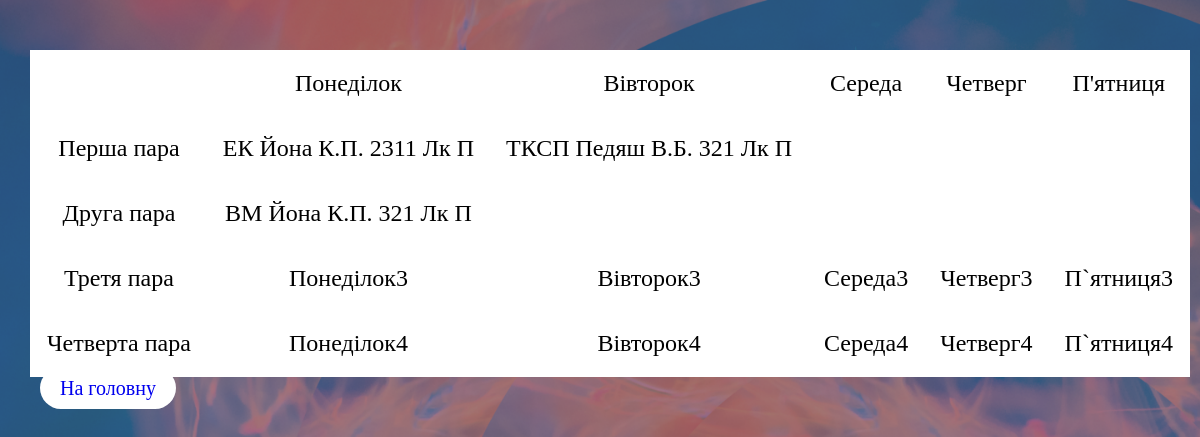
/show_student_schedule (signed in), run on the app's committed database.
### Do_Its.py (models this page shows, shortened)
class Day_of_the_week_student(Base):
    __tablename__ = 'Day_of_the_week_student'
    group_name = Column(String, ForeignKey(Student_schedule.group_name))
    id = Column(Integer, primary_key=True)
    day = Column(String)
    lesson_number = Column(String)
    subject_name = Column(String, default=' ')
    teacher_name = Column(String, default=' ')
    room_number = Column(String, default=' ')
    work_type = Column(String, default=' ')
    week_type = Column(String, default=' ')
    Student_schedule = relationship('Student_schedule')

### Do_Its.py (the view)
@app.route('/show_student_schedule', methods=['GET', 'POST'])
def show_student_schedule():
    schedule_subject_request = db_session.query(Student_schedule).filter(
        Student_schedule.group_name == session['group_name']).first()
    schedule = schedule_subject_request.Day_of_the_week_student
    db_session.close()
    return render_template('show_student_schedule.html', schedule=schedule)

### templates/show_student_schedule.html (shortened to what this page needs)
<!DOCTYPE html>
<html lang="en">
<head>
    <link rel="stylesheet" href="../static/style.css">
</head>
<body>
    <div class="tabl_pos">
    <table>
        <tr>
            <td></td>
            <td>Понеділок</td><td>Вівторок</td><td>Середа</td><td>Четверг</td><td>П'ятниця</td>
        </tr>
        <tr>
            <td>Перша пара</td>
            {% for subject in schedule %}
                {% if subject.lesson_number == '1' %}
                    {% if subject.day == 'Понеділок'%}
                        <td>{{subject.subject_name}} {{subject.teacher_name}} {{subject.room_number}}
                                                  {{subject.work_type}} {{subject.week_type}}</td>
                    {% endif %}
                {% endif %}
                {% if subject.lesson_number == '1' %}
                    {% if subject.day == 'Вівторок'%}
                        <td>{{subject.subject_name}} {{subject.teacher_name}} {{subject.room_number}}
                                                  {{subject.work_type}} {{subject.week_type}}</td>
                    {% endif %}
                {% endif %}
                {% if subject.lesson_number == '1' %}
                    {% if subject.day == 'Середа'%}
                        <td>{{subject.subject_name}} {{subject.teacher_name}} {{subject.room_number}}
                                                  {{subject.work_type}} {{subject.week_type}}</td>
                    {% endif %}
                {% endif %}
                {% if subject.lesson_number == '1'%}
                    {% if subject.day == 'Четверг'%}
                        <td>{{subject.subject_name}} {{subject.teacher_name}} {{subject.room_number}}
                                                  {{subject.work_type}} {{subject.week_type}}</td>
                    {% endif %}
                {% endif %}
                {% if subject.lesson_number == '1' %}
                    {% if subject.day == 'П`ятниця'%}
                        <td>{{subject.subject_name}} {{subject.teacher_name}} {{subject.room_number}}
                                                  {{subject.work_type}} {{subject.week_type}}</td>
                    {% endif %}
                {% endif %}
            {% endfor %}
        </tr>
        <tr>
            <td>Друга пара</td>
            {% for subject in schedule %}
                {% if subject.lesson_number == '2' %}
                    {% if subject.day == 'Понеділок'%}
                        <td>{{subject.subject_name}} {{subject.teacher_name}} {{subject.room_number}}
                                                  {{subject.work_type}} {{subject.week_type}}</td>
                    {% endif %}
                {% endif %}
                {% if subject.lesson_number == '2' %}
                    {% if subject.day == 'Вівторок'%}
                        <td>{{subject.subject_name}} {{subject.teacher_name}} {{subject.room_number}}
                                                  {{subject.work_type}} {{subject.week_type}}</td>
                    {% endif %}
                {% endif %}
                {% if subject.lesson_number == '2' %}
                    {% if subject.day == 'Середа'%}
                        <td>{{subject.subject_name}} {{subject.teacher_name}} {{subject.room_number}}
                                                  {{subject.work_type}} {{subject.week_type}}</td>
                    {% endif %}
                {% endif %}
                {% if subject.lesson_number == '2'%}
                    {% if subject.day == 'Четверг'%}
                        <td>{{subject.subject_name}} {{subject.teacher_name}} {{subject.room_number}}
                                                  {{subject.work_type}} {{subject.week_type}}</td>
                    {% endif %}
                {% endif %}
                {% if subject.lesson_number == '2' %}
                    {% if subject.day == 'П`ятниця'%}
                        <td>{{subject.subject_name}} {{subject.teacher_name}} {{subject.room_number}}
                                                  {{subject.work_type}} {{subject.week_type}}</td>
                    {% endif %}
                {% endif %}
            {% endfor %}
        </tr>
        <tr>
            <td>Третя пара</td>
            {% for subject in schedule %}
                {% if subject.lesson_number == '3' %}
                    {% if subject.day == 'Понеділок'%}
                        <td>{{subject.day}}{{subject.lesson_number}}</td>
                    {% endif %}
                {% endif %}
                {% if subject.lesson_number == '3' %}
                    {% if subject.day == 'Вівторок'%}
                        <td>{{subject.day}}{{subject.lesson_number}}</td>
                    {% endif %}
                {% endif %}
                {% if subject.lesson_number == '3' %}
                    {% if subject.day == 'Середа'%}
                        <td>{{subject.day}}{{subject.lesson_number}}</td>
                    {% endif %}
                {% endif %}
                {% if subject.lesson_number == '3'%}
                    {% if subject.day == 'Четверг'%}
                        <td>{{subject.day}}{{subject.lesson_number}}</td>
                    {% endif %}
                {% endif %}
                {% if subject.lesson_number == '3' %}
                    {% if subject.day == 'П`ятниця'%}
                        <td>{{subject.day}}{{subject.lesson_number}}</td>
                    {% endif %}
                {% endif %}
            {% endfor %}
        </tr>
        <tr>
            <td>Четверта пара</td>
            {% for subject in schedule %}
                {% if subject.lesson_number == '4' %}
                    {% if subject.day == 'Понеділок'%}
                        <td>{{subject.day}}{{subject.lesson_number}}</td>
                    {% endif %}
                {% endif %}
                {% if subject.lesson_number == '4' %}
                    {% if subject.day == 'Вівторок'%}
                        <td>{{subject.day}}{{subject.lesson_number}}</td>
                    {% endif %}
                {% endif %}
                {% if subject.lesson_number == '4' %}
                    {% if subject.day == 'Середа'%}
                        <td>{{subject.day}}{{subject.lesson_number}}</td>
                    {% endif %}
                {% endif %}
                {% if subject.lesson_number == '4'%}
                    {% if subject.day == 'Четверг'%}
                        <td>{{subject.day}}{{subject.lesson_number}}</td>
                    {% endif %}
                {% endif %}
                {% if subject.lesson_number == '4' %}
                    {% if subject.day == 'П`ятниця'%}
                        <td>{{subject.day}}{{subject.lesson_number}}</td>
                    {% endif %}
                {% endif %}
            {% endfor %}
        </tr>
    </table>
</div>
     <a class="welcome_btn" href="home_student">На головну</a>
</body>
</html>

### static/style.css (style rules this page uses)
* { margin: 0; padding: 0; }
body { background-image:url(back.png); background-size: cover; padding-left: 20px; padding-top: 10px; }
.welcome_btn { margin-top: 40px; margin: 20px; text-decoration: none; padding-right: 20px; padding-left: 20px; padding-top: 10px; padding-bottom: 10px; background: #FFFFFF; border-radius: 30px; font-family: Nunito; font-style: normal; font-weight: normal; font-size: 20px; }
table { background: #FFFFFF; text-align: center; font-family: Nunito; font-style: normal; font-weight: normal; font-size: 24px; line-height: 33px; }
td { padding: 15px; }
.tabl_pos { margin-top: 40px; display: flex; justify-content: center; align-items: center; }

### data on the page
Day_of_the_week_student: subject_name "ЕК", teacher_name "Йона К.П.", room_number "2311", work_type "Лк", week_type "П"
Day_of_the_week_student: subject_name "ТКСП", teacher_name "Педяш В.Б.", room_number "321", work_type "Лк", week_type "П"
Day_of_the_week_student: subject_name "ВМ", teacher_name "Йона К.П.", room_number "321", work_type "Лк", week_type "П"
Day_of_the_week_student: day "Понеділок", lesson_number "3"
Day_of_the_week_student: day "Вівторок", lesson_number "3"
Day_of_the_week_student: day "Середа", lesson_number "3"
Day_of_the_week_student: day "Четверг", lesson_number "3"
Day_of_the_week_student: day "П`ятниця", lesson_number "3"
Day_of_the_week_student: day "Понеділок", lesson_number "4"
Day_of_the_week_student: day "Вівторок", lesson_number "4"
Day_of_the_week_student: day "Середа", lesson_number "4"
Day_of_the_week_student: day "Четверг", lesson_number "4"
Day_of_the_week_student: day "П`ятниця", lesson_number "4"
